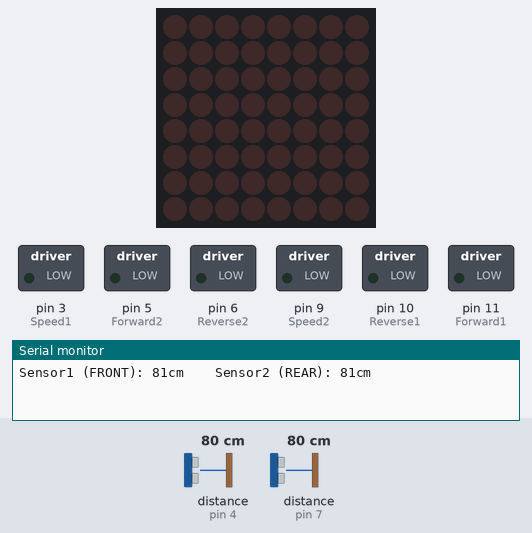
This sketch was run on a simulated Arduino Uno, built with avr-gcc and run on an emulated ATmega328P. Shown: 8×8 LED matrix, switched loads named in the sketch (green lamp = pin HIGH), the last lines printed to the serial monitor. The test bench sets the inputs (shaded band); at power-on: distance to the obstacle (sensors on pin 7, pin 4) 80 cm. The echo pulse lasts 58.3 µs per cm.

Above: at 1.4 s.
1.5 s: distance to the obstacle (sensor on pin 7) set to 2 cm
At 3.1 s:
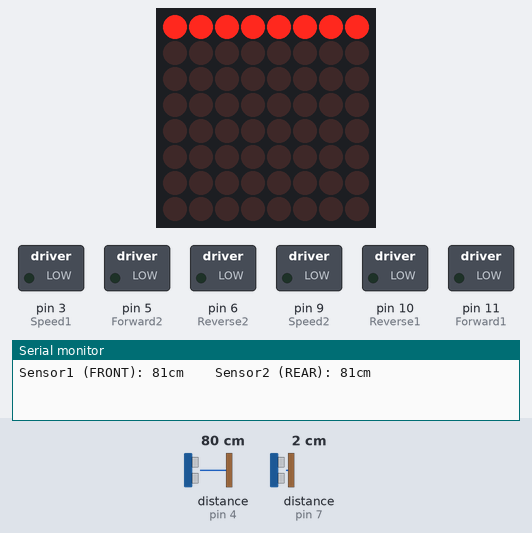
5.0 s: distance to the obstacle (sensor on pin 7) set to 120 cm
At 6.8 s:
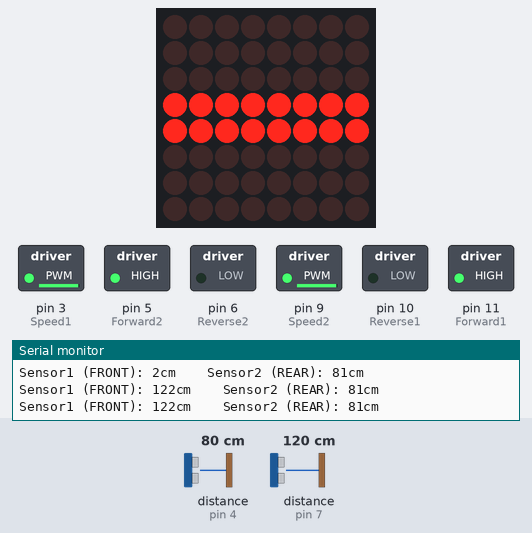
7.2 s: distance to the obstacle (sensor on pin 4) set to 120 cm
At 9.2 s:
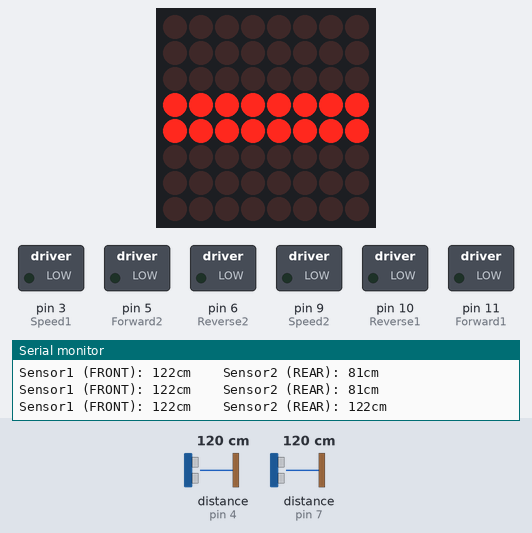
9.5 s: distance to the obstacle (sensor on pin 4) set to 299 cm
At 10.18 s:
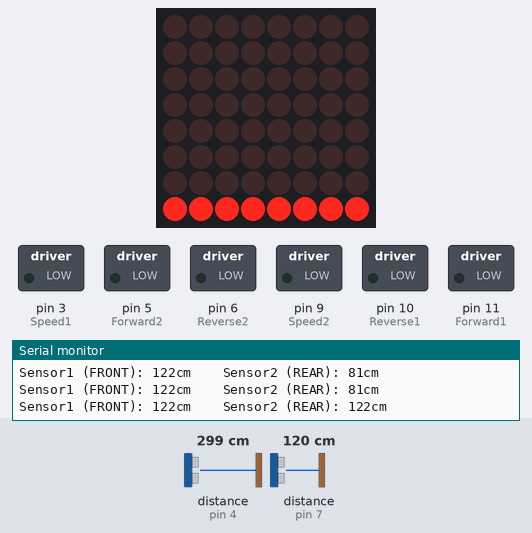
14.7 s: distance to the obstacle (sensor on pin 4) set to 2 cm
At 15.3 s:
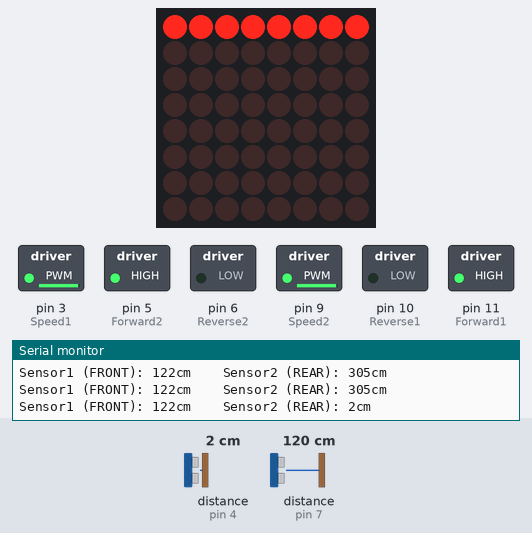
Timing chart, 0 to 17.7 s (numbered marks = the images above; inputs shaded):
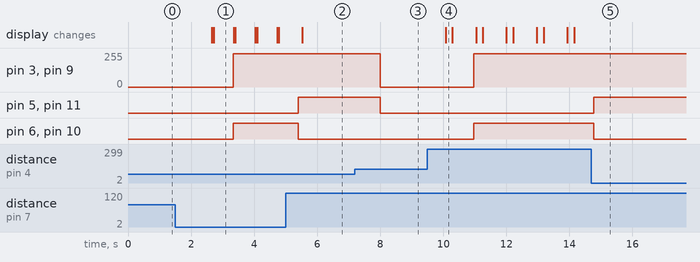

Measured:
- after the input at 1.5 s, pin 3 (Speed1), pin 9 (Speed2): 0/255 → 250/255 after 1.8 s; pin 6 (Reverse2), pin 10 (Reverse1): LOW → HIGH after 1.8 s; the display: first changes after 1.2 s (image 1 shows a later state)
- after the input at 5.0 s, pin 5 (Forward2), pin 11 (Forward1): LOW → HIGH after 0.41 s; pin 6 (Reverse2), pin 10 (Reverse1): HIGH → LOW after 0.41 s; the display: changes after 0.53 s (image 2)
- after the input at 7.2 s, pin 3 (Speed1), pin 9 (Speed2): 250/255 → 0/255 after 0.81 s; pin 5 (Forward2), pin 11 (Forward1): HIGH → LOW after 0.81 s
- after the input at 9.5 s, pin 3 (Speed1), pin 9 (Speed2): 0/255 → 250/255 after 1.5 s; pin 6 (Reverse2), pin 10 (Reverse1): LOW → HIGH after 1.5 s; the display: changes after 0.58 s (image 4)
- after the input at 14.7 s, pin 5 (Forward2), pin 11 (Forward1): LOW → HIGH after 0.07 s; pin 6 (Reverse2), pin 10 (Reverse1): HIGH → LOW after 0.07 s
- what the display in image 1 shows lasts 0.7 s, from 2.7 s to 3.4 s

The sketch:

CT_Project_.ino
```cpp
#include <LedControl.h> // Library for Dot Matrix
#include <NewPing.h> // Library for Ultrasonic Sensor
#include <SoftwareSerial.h> // Library for DC motor driver

#define TRIGGER_PIN1 8 // Front Ultrasonic Sensor
#define ECHO_PIN1 7
#define MAX_DISTANCE1 400

#define TRIGGER_PIN2 2 // Back Ultrasonic Sensor
#define ECHO_PIN2 4
#define MAX_DISTANCE2 400

int Reverse1 = 10; // Wheel 1
int Speed1 = 3;
int Forward1 = 11;

int Forward2 = 5; // Wheel 2
int Reverse2 = 6;
int Speed2 = 9;

NewPing sonar1(TRIGGER_PIN1, ECHO_PIN1, MAX_DISTANCE1); // Activation of forward ultrasonic sensor
NewPing sonar2(TRIGGER_PIN2, ECHO_PIN2, MAX_DISTANCE2); // Activation of backward ultrasonic sensor

LedControl lc = LedControl(13,14,12,1); // Activation of dot matrix
unsigned long delayTime = 200;

byte row1[] = // Dot matrix left most row is on
{
   B11111111,
   B00000000,
   B00000000,
   B00000000,
   B00000000,
   B00000000,
   B00000000,
   B00000000
};

byte row2[] = // Dot matrix second left most row is on
{
   B00000000,
   B11111111,
   B00000000,
   B00000000,
   B00000000,
   B00000000,
   B00000000,
   B00000000
};

byte row3[] = // Dot matrix third left most row is on
{
   B00000000,
   B00000000,
   B11111111,
   B00000000,
   B00000000,
   B00000000,
   B00000000,
   B00000000
};

byte rowMiddle[] = // Dot matrix middle 2 rows are on
{
   B00000000,
   B00000000,
   B00000000,
   B11111111,
   B11111111,
   B00000000,
   B00000000,
   B00000000
};

byte row6[] = // Dot matrix third right most row is on
{
   B00000000,
   B00000000,
   B00000000,
   B00000000,
   B00000000,
   B11111111,
   B00000000,
   B00000000
};

byte row7[] = // Dot matrix second right most row is on
{
   B00000000,
   B00000000,
   B00000000,
   B00000000,
   B00000000,
   B00000000,
   B11111111,
   B00000000
};

byte row8[] = // Dot matrix right most row is on
{
   B00000000,
   B00000000,
   B00000000,
   B00000000,
   B00000000,
   B00000000,
   B00000000,
   B11111111
};

void setup() {

pinMode(Speed1, OUTPUT); // Setting up pinmodes for motor 1
pinMode(Forward1, OUTPUT);
pinMode(Reverse1, OUTPUT);

pinMode(Speed2, OUTPUT); // Setting up pinmodes for motor 2
pinMode(Forward2, OUTPUT);
pinMode(Reverse2, OUTPUT);

Serial.begin(115200); // Channel to use on serial monitor

lc.shutdown(0,false);  // Wake up displays
lc.shutdown(1,false);
lc.setIntensity(0,5);  // Set intensity levels
lc.setIntensity(1,5);
lc.clearDisplay(0);  // Clear Displays
lc.clearDisplay(1);
}

void loop() {

delay(600);
Serial.print("Sensor1 (FRONT): "); // Prints ultrasonic sensor values in serial monitor
Serial.print(sonar1.ping_cm());
Serial.print("cm    ");

Serial.print("Sensor2 (REAR): ");
Serial.print(sonar2.ping_cm());
Serial.println("cm");

if (sonar1.ping_cm() > sonar2.ping_cm()){ // When sensor 1 is greater than sensor 2
analogWrite(Speed1, 250); // the motor will go forward
analogWrite(Speed2, 250);
digitalWrite(Reverse1, LOW);
digitalWrite(Reverse2, LOW);
digitalWrite(Forward1, HIGH);
digitalWrite(Forward2, HIGH);
}

else if (sonar2.ping_cm() > sonar1.ping_cm()){ // When sensor 2 is greater than sensor 1
analogWrite(Speed1, 250); // the motor will go backward
analogWrite(Speed2, 250);
digitalWrite(Forward1, LOW);
digitalWrite(Forward2, LOW);
digitalWrite(Reverse1, HIGH);
digitalWrite(Reverse2, HIGH);
}

while (sonar1.ping_cm() == sonar2.ping_cm()){ // When the sensors are equal, the motors will stop
analogWrite(Speed1, 0);
analogWrite(Speed2, 0);
digitalWrite(Reverse1, LOW);
digitalWrite(Reverse2, LOW);
digitalWrite(Forward1, LOW);
digitalWrite(Forward2, LOW);
delay(2000);
}

// These if statements turn on the varies rows of light on the dot matrix

if (sonar1.ping_cm()/sonar2.ping_cm() <= (1 / sonar2.ping_cm())) {
  for (int i = 0; i < 8; i++){
    lc.setRow(0,i,row8[i]);
    }
}

if (sonar1.ping_cm()/sonar2.ping_cm() > (1 / sonar2.ping_cm()) && (sonar1.ping_cm()/sonar2.ping_cm() < (2 / sonar2.ping_cm()))){
  for (int i = 0; i < 8; i++){
    lc.setRow(0,i,row7[i]);
    }
}

if (sonar1.ping_cm()/sonar2.ping_cm() > (2 / sonar2.ping_cm()) && (sonar1.ping_cm()/sonar2.ping_cm() < (3 / sonar2.ping_cm()))){
  for (int i = 0; i < 8; i++){
    lc.setRow(0,i,row6[i]);
    }
}

if (sonar1.ping_cm()/sonar2.ping_cm() == 1){
  for (int i = 0; i < 8; i++){
    lc.setRow(0,i,rowMiddle[i]);
    }
}

if (sonar1.ping_cm()/sonar2.ping_cm() > (2 / sonar1.ping_cm()) && (sonar1.ping_cm()/sonar2.ping_cm() < (3 / sonar1.ping_cm()))){
  for (int i = 0; i < 8; i++){
    lc.setRow(0,i,row3[i]);
    }
}

if (sonar1.ping_cm()/sonar2.ping_cm() > (1 / sonar1.ping_cm()) && (sonar1.ping_cm()/sonar2.ping_cm() < (1 / sonar1.ping_cm()))){
  for (int i = 0; i < 8; i++){
    lc.setRow(0,i,row2[i]);
    }
}

if (sonar1.ping_cm()/sonar2.ping_cm() <= (1 / sonar1.ping_cm())){
  for (int i = 0; i < 8; i++){
    lc.setRow(0,i,row1[i]);
    }
}

}
```
